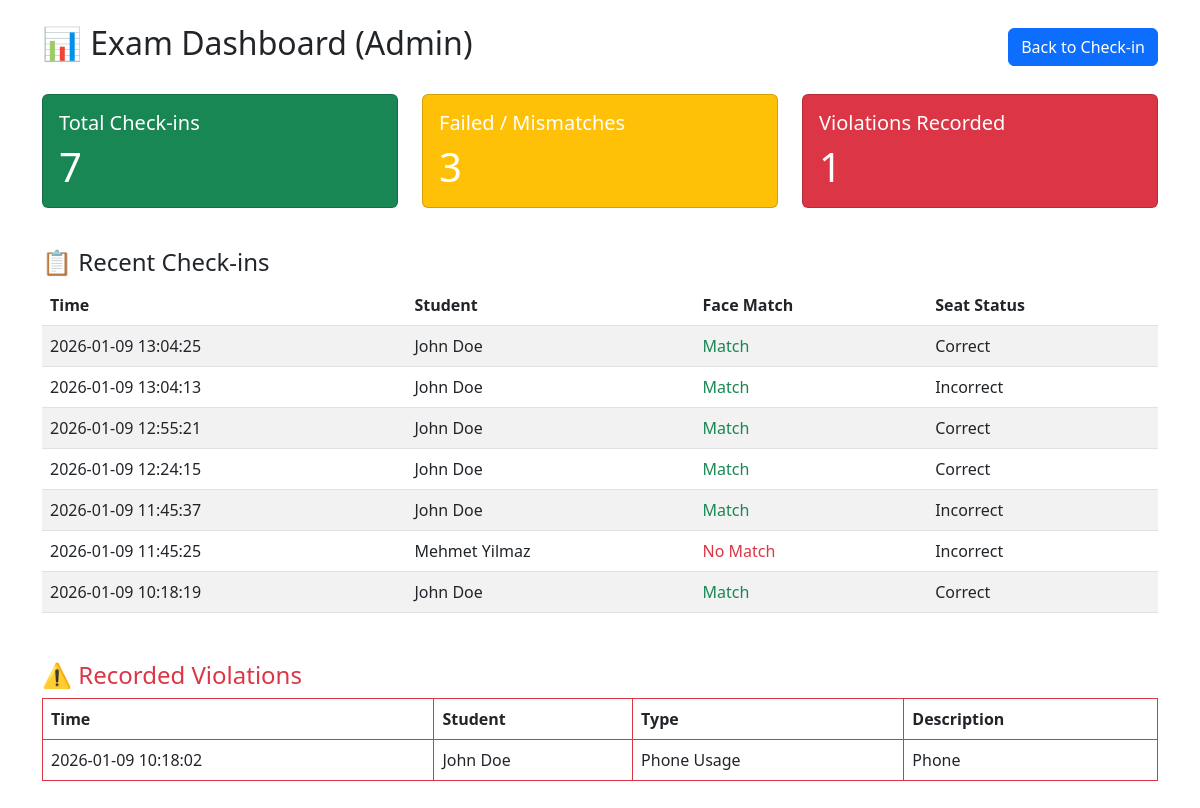
The app's page /dashboard (signed in) with its own data.
### tables this page shows
CREATE TABLE check_ins (
    id INTEGER PRIMARY KEY AUTOINCREMENT,
    exam_id INTEGER NOT NULL,
    student_id INTEGER NOT NULL,
    verification_status TEXT, -- 'Match' or 'No Match'
    seat_status TEXT, -- 'Correct' or 'Incorrect'
    timestamp DATETIME DEFAULT CURRENT_TIMESTAMP,
    FOREIGN KEY (exam_id) REFERENCES exams(id),
    FOREIGN KEY (student_id) REFERENCES students(id)
);

CREATE TABLE students (
    id INTEGER PRIMARY KEY AUTOINCREMENT,
    student_number TEXT NOT NULL UNIQUE,
    full_name TEXT NOT NULL,
    photo_ref_path TEXT -- Path to the reference image
);

CREATE TABLE violations (
    id INTEGER PRIMARY KEY AUTOINCREMENT,
    exam_id INTEGER NOT NULL,
    student_id INTEGER NOT NULL,
    violation_type TEXT,
    description TEXT,
    timestamp DATETIME DEFAULT CURRENT_TIMESTAMP,
    FOREIGN KEY (exam_id) REFERENCES exams(id),
    FOREIGN KEY (student_id) REFERENCES students(id)
);

### src/app.py (the view)
@app.route('/dashboard')
def web_dashboard():
    if 'role' not in session: return redirect(url_for('login'))
    conn = get_db_connection()
    checkins = conn.execute('''
        SELECT c.id, s.full_name, c.verification_status, c.seat_status, c.timestamp
        FROM check_ins c JOIN students s ON c.student_id = s.id ORDER BY c.timestamp DESC
    ''').fetchall()
    violations = conn.execute('''
        SELECT v.id, s.full_name, v.violation_type, v.description, v.timestamp
        FROM violations v JOIN students s ON v.student_id = s.id ORDER BY v.timestamp DESC
    ''').fetchall()
    stats = {
        "total": len(checkins),
        "failed": len([c for c in checkins if c['verification_status'] == 'No Match' or c['seat_status'] == 'Incorrect']),
        "violations": len(violations)
    }
    conn.close()
    return render_template('dashboard.html', checkins=checkins, violations=violations, stats=stats)

### src/db.py (called while the page is built)
def get_db_connection():
    conn = sqlite3.connect(DATABASE_PATH)
    conn.row_factory = sqlite3.Row  # Allows accessing columns by name
    return conn

### src/templates/dashboard.html (shortened to what this page needs)
<!DOCTYPE html>
<html lang="en">
<head>
    <link href="https://cdn.jsdelivr.net/npm/bootstrap@5.3.0/dist/css/bootstrap.min.css" rel="stylesheet">
</head>
<body class="p-4">
<div class="container">
    <div class="d-flex justify-content-between align-items-center mb-4">
        <h2>📊 Exam Dashboard (Admin)</h2>
        <a href="/checkin" class="btn btn-primary">Back to Check-in</a>
    </div>
    <div class="row mb-4">
        <div class="col-md-4">
            <div class="card text-white bg-success mb-3">
                <div class="card-body">
                    <h5 class="card-title">Total Check-ins</h5>
                    <p class="card-text display-6">{{ stats.total }}</p>
                </div>
            </div>
        </div>
        <div class="col-md-4">
            <div class="card text-white bg-warning mb-3">
                <div class="card-body">
                    <h5 class="card-title">Failed / Mismatches</h5>
                    <p class="card-text display-6">{{ stats.failed }}</p>
                </div>
            </div>
        </div>
        <div class="col-md-4">
            <div class="card text-white bg-danger mb-3">
                <div class="card-body">
                    <h5 class="card-title">Violations Recorded</h5>
                    <p class="card-text display-6">{{ stats.violations }}</p>
                </div>
            </div>
        </div>
    </div>
    <h4>📋 Recent Check-ins</h4>
    <table class="table table-striped">
        <thead>
            <tr>
                <th>Time</th>
                <th>Student</th>
                <th>Face Match</th>
                <th>Seat Status</th>
            </tr>
        </thead>
        <tbody>
            {% for c in checkins %}
            <tr>
                <td>{{ c.timestamp }}</td>
                <td>{{ c.full_name }}</td>
                <td class="{{ 'text-success' if c.verification_status == 'Match' else 'text-danger' }}">
                    {{ c.verification_status }}
                </td>
                <td>{{ c.seat_status }}</td>
            </tr>
            {% endfor %}
        </tbody>
    </table>
    <h4 class="mt-5 text-danger">⚠️ Recorded Violations</h4>
    <table class="table table-bordered border-danger">
        <thead>
            <tr>
                <th>Time</th>
                <th>Student</th>
                <th>Type</th>
                <th>Description</th>
            </tr>
        </thead>
        <tbody>
            {% for v in violations %}
            <tr>
                <td>{{ v.timestamp }}</td>
                <td>{{ v.full_name }}</td>
                <td>{{ v.violation_type }}</td>
                <td>{{ v.description }}</td>
            </tr>
            {% endfor %}
        </tbody>
    </table>
</div>
</body>
</html>

### records on screen
check_ins: timestamp "2026-01-09 13:04:25", full_name "John Doe", verification_status "Match", seat_status "Correct"
check_ins: timestamp "2026-01-09 13:04:13", full_name "John Doe", verification_status "Match", seat_status "Incorrect"
check_ins: timestamp "2026-01-09 12:55:21", full_name "John Doe", verification_status "Match", seat_status "Correct"
check_ins: timestamp "2026-01-09 12:24:15", full_name "John Doe", verification_status "Match", seat_status "Correct"
check_ins: timestamp "2026-01-09 11:45:37", full_name "John Doe", verification_status "Match", seat_status "Incorrect"
check_ins: timestamp "2026-01-09 11:45:25", full_name "Mehmet Yilmaz", verification_status "No Match", seat_status "Incorrect"
check_ins: timestamp "2026-01-09 10:18:19", full_name "John Doe", verification_status "Match", seat_status "Correct"
violations: timestamp "2026-01-09 10:18:02", full_name "John Doe", violation_type "Phone Usage", description "Phone"

### other values on screen
{{ stats.total }} "7"
{{ stats.failed }} "3"
{{ stats.violations }} "1"
